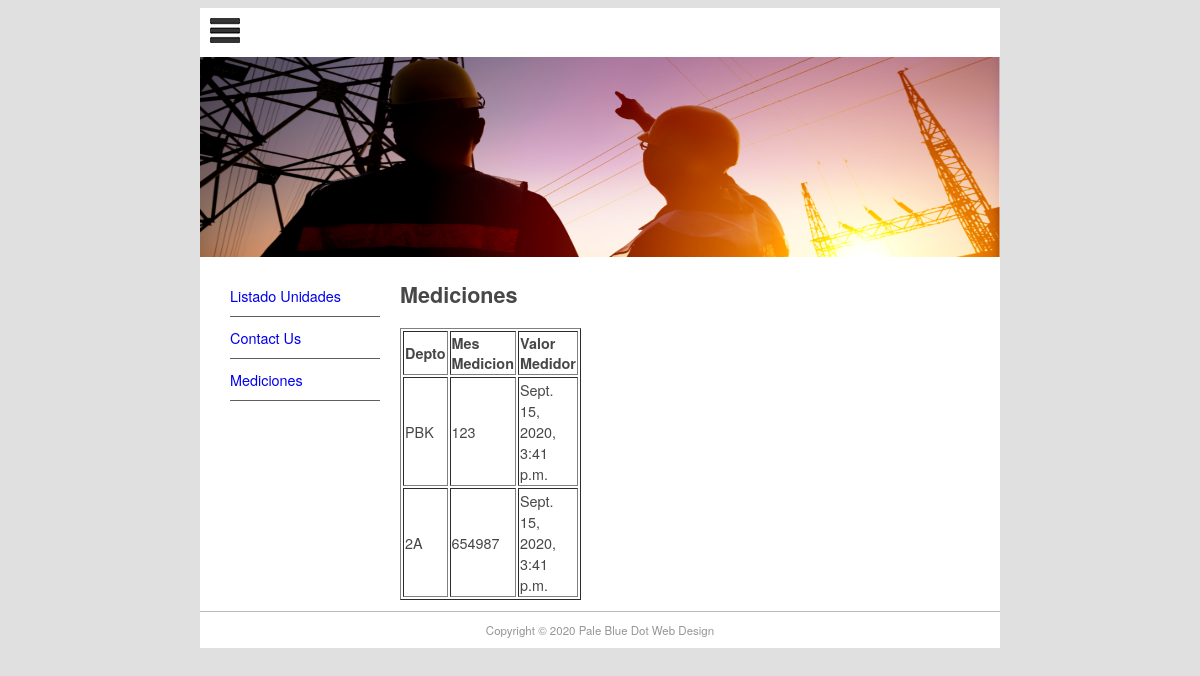
Screenshot of /mediciones with the database file from the repository.
### pages/models.py (models this page shows)
class Mediciones(models.Model):
    unidades = models.ForeignKey(Unidades, on_delete=models.CASCADE)
    valor_medidor = models.IntegerField()
    mes_medicion = models.DateTimeField(blank=True, null=True)

class Unidades(models.Model):
    unidad = models.IntegerField()
    depto = models.CharField(max_length=10, help_text='Por Ej PBK o 2A')
    nro_medidor = models.CharField(max_length=15, help_text='Numero completo de Medidor')
    propietario = models.CharField(max_length=50)
    def __str__(self):
        return self.depto

### pages/views.py (the view)
# urls.py: path('mediciones', views.mediciones, name='mediciones'),
def mediciones(request):
    unidades = Mediciones.objects.filter().order_by('mes_medicion')
    return render(request, 'pages/mediciones.html', {'unidades': unidades})

### pages/templates/pages/mediciones.html (shortened to what this page needs)
{% extends "pages/page.html" %}
{% block content %}
<h1> Mediciones </h1>
<table style="width:30%" border="1">
      <tr>
        <th> Depto </th>
        <th> Mes Medicion </th>
        <th> Valor Medidor </th>
      </tr>
      {% for uni in unidades %}
        <tr>
          <td>   {{ uni.unidades }}       </td>
          <td>   {{ uni.valor_medidor }}  </td>
          <td>   {{ uni.mes_medicion }}   </td>
      {% endfor %}
        </tr>
</table>
{% endblock content %}

### mfdw_site/static/main.css (style rules this page uses)
body { background-color: #E0E0E0; font-family: Gotham, "Helvetica Neue", Helvetica, Arial, sans-serif; font-size: 0.9em; text-align: justify; color: #474747; }

### rows the page displays
Mediciones: unidades "PBK", valor_medidor "123", mes_medicion "Sept. 15, 2020, 3:41 p.m."
Mediciones: unidades "2A", valor_medidor "654987", mes_medicion "Sept. 15, 2020, 3:41 p.m."
